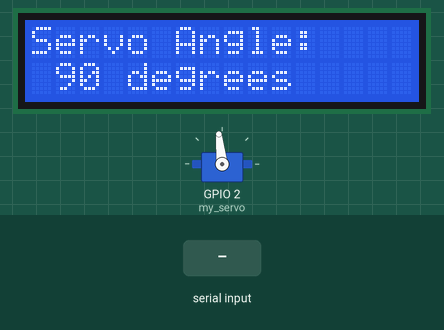
Simulated run of this program. Board: ESP32 board running MicroPython. Shown: 16×2 character LCD, servo. Inputs (shaded band) come from the test bench. Servo angles are drawn from the pulse width (0.5 ms = 0°, 2.5 ms = 180°); library files of the repository ran but are not shown: i2c_lcd.py; what the program prints to the serial console is not drawn.

Above: at 1.2 s.
1.3 s: "5" typed at the serial console, then Enter
At 2.3 s:
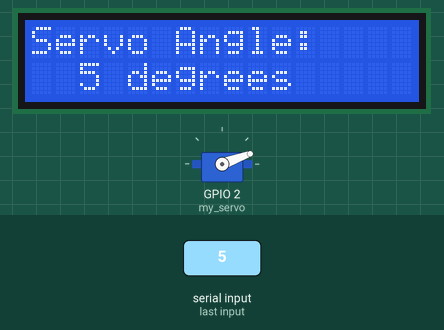
2.8 s: "1" typed at the serial console, then Enter
At 3.5 s:
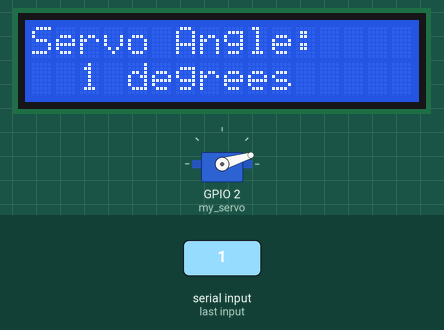
4.3 s: "90" typed at the serial console, then Enter
At 4.6 s:
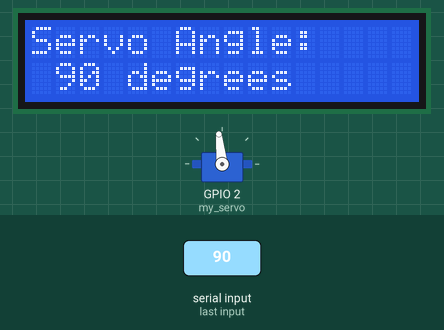
Timing chart, 0 to 7.3 s (numbered marks = the images above; inputs shaded):
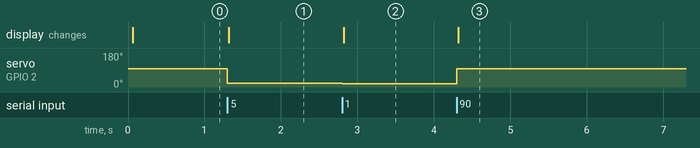

Measured:
- after the input at 1.3 s, servo on GPIO 2 (my_servo): 96° → 20° at once; the display: changes at once (image 1)
- after the input at 2.8 s, servo on GPIO 2 (my_servo): 20° → 17° at once; the display: changes at once (image 2)
- after the input at 4.3 s, servo on GPIO 2 (my_servo): 17° → 96° at once; the display: changes at once (image 3)

The program:

E07_servo_lcd.py
```python
from machine import Pin, SoftI2C
from servo import Servo
from i2c_lcd import I2cLcd

# Constants
SERVO_PIN = 2  # Pin connected to the servo motor
I2C_ADDRESS = 0x27  # I2C address of the LCD
LCD_COLUMNS = 16  # Number of columns on the LCD
LCD_ROWS = 2  # Number of rows on the LCD

# Initialize I2C for LCD
i2c = SoftI2C(scl=Pin(22), sda=Pin(21), freq=400000)
lcd = I2cLcd(i2c, I2C_ADDRESS, LCD_ROWS, LCD_COLUMNS)

# Define servo object
my_servo = Servo(SERVO_PIN)
my_servo.update_settings(servo_pwm_freq= 50,
                         min_u10_duty=35,
                         max_u10_duty=125,
                         min_angle=0,
                         max_angle=180,
                         pin=SERVO_PIN)

# Function to update the LCD display with the current servo angle
def update_lcd(angle):
    # Print header on line 1
    lcd.move_to(0, 0)
    lcd.putstr("Servo Angle:\n")

    # Print servo value on line 2
    lcd.move_to(0, 1)
    lcd.putstr("{:3d} degrees".format(angle))

def main():
    # Set initial servo position to 90
    my_servo.move(90)

    # Display initial angle on the LCD
    update_lcd(90)

    while True:
        try:
            # Prompt user for input
            input_angle = input("Enter angle (0-180): ")
            angle = int(input_angle)

            # Ensure the angle is within the valid range (0 to 180)
            if 0 <= angle <= 180:
                # Move the servo to the specified angle
                my_servo.move(angle)

                # Display the angle on the LCD
                update_lcd(angle)
            else:
                # Invalid angle feedback
                print("Invalid angle. Enter a value between 0 and 180.")
        except ValueError:
            # Invalid data feedback
            print("Invalid input. Please enter a number.")

main()
```

servo.py
```python
from machine import Pin, PWM

class Servo:
    # these defaults work for the standard TowerPro SG90
    __servo_pwm_freq = 50
    __min_u10_duty = 26 - 0 # offset for correction
    __max_u10_duty = 123- 0  # offset for correction
    min_angle = 0
    max_angle = 180
    current_angle = 0.001


    def __init__(self, pin):
        self.__initialise(pin)


    def update_settings(self, servo_pwm_freq, min_u10_duty, max_u10_duty, min_angle, max_angle, pin):
        self.__servo_pwm_freq = servo_pwm_freq
        self.__min_u10_duty = min_u10_duty
        self.__max_u10_duty = max_u10_duty
        self.min_angle = min_angle
        self.max_angle = max_angle
        self.__initialise(pin)


    def move(self, angle):
        # round to 2 decimal places, so we have a chance of reducing unwanted servo adjustments
        angle = round(angle, 2)
        # do we need to move?
        if angle == self.current_angle:
            return
        self.current_angle = angle
        # calculate the new duty cycle and move the motor
        duty_u10 = self.__angle_to_u10_duty(angle)
        self.__motor.duty(duty_u10)

    def __angle_to_u10_duty(self, angle):
        return int((angle - self.min_angle) * self.__angle_conversion_factor) + self.__min_u10_duty


    def __initialise(self, pin):
        self.current_angle = -0.001
        self.__angle_conversion_factor = (self.__max_u10_duty - self.__min_u10_duty) / (self.max_angle - self.min_angle)
        self.__motor = PWM(Pin(pin))
        self.__motor.freq(self.__servo_pwm_freq)
```
